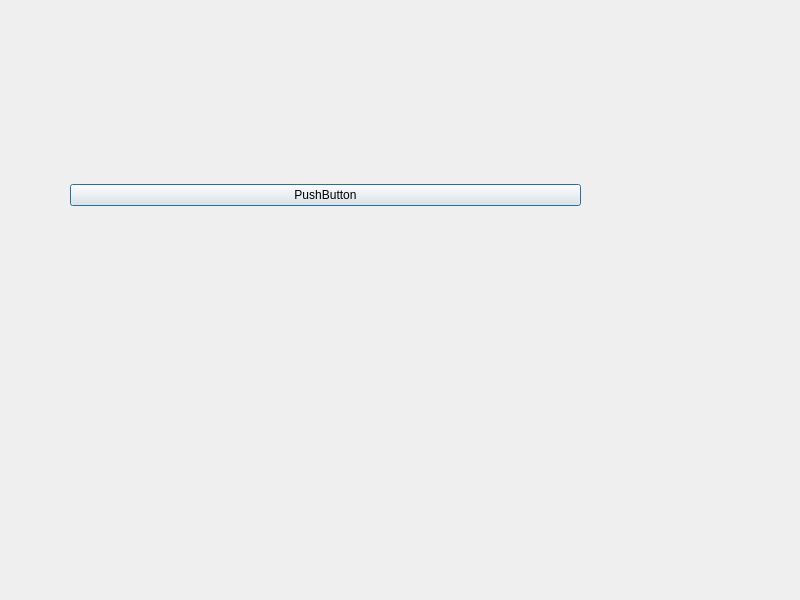
<?xml version="1.0" encoding="UTF-8"?>
<ui version="4.0">
 <class>Dialog</class>
 <widget class="QDialog" name="Dialog">
  <property name="geometry">
   <rect>
    <x>0</x>
    <y>0</y>
    <width>800</width>
    <height>600</height>
   </rect>
  </property>
  <property name="windowTitle">
   <string>Dialog</string>
  </property>
  <widget class="QWidget" name="verticalLayoutWidget">
   <property name="geometry">
    <rect>
     <x>70</x>
     <y>50</y>
     <width>511</width>
     <height>291</height>
    </rect>
   </property>
   <layout class="QVBoxLayout" name="verticalLayout">
    <item>
     <layout class="QGridLayout" name="gridLayout"/>
    </item>
    <item>
     <widget class="QPushButton" name="pushButton">
      <property name="text">
       <string>PushButton</string>
      </property>
     </widget>
    </item>
   </layout>
  </widget>
 </widget>
 <resources/>
 <connections/>
</ui>
